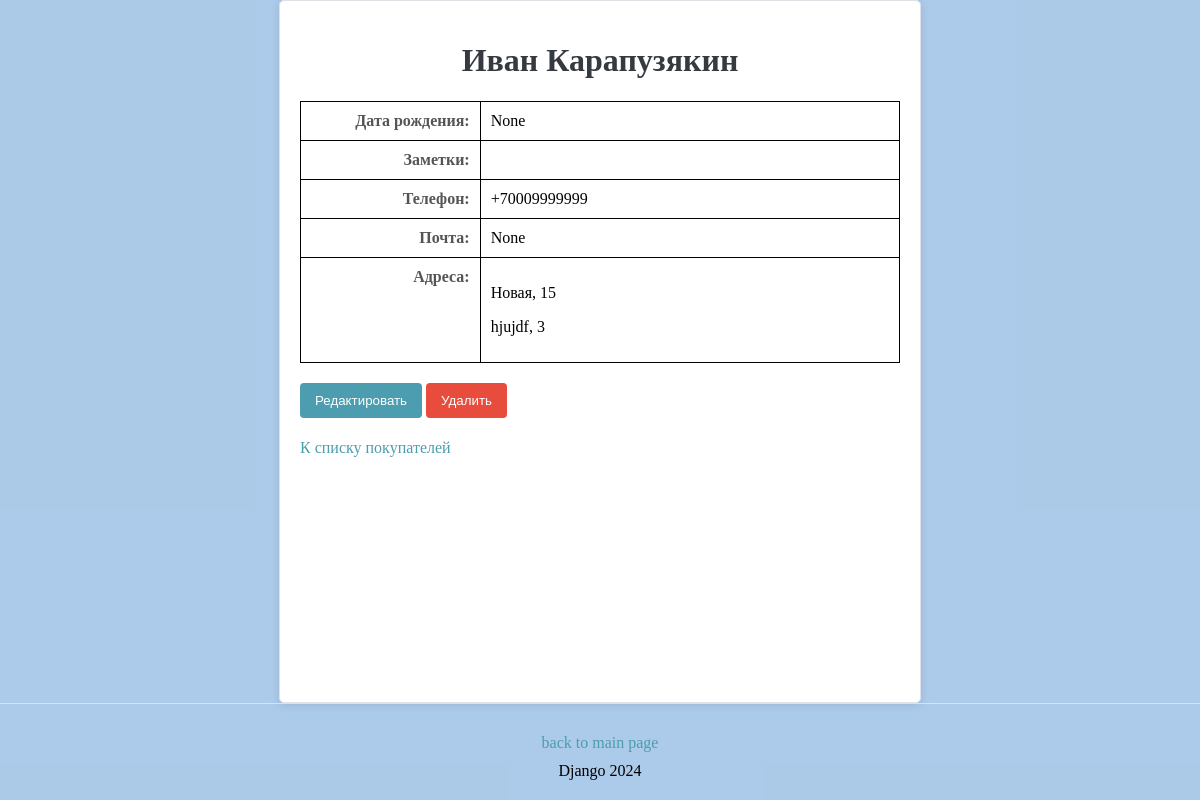
Page /buyers/23/ on the committed database.
### buyers/models.py (models this page shows, shortened)
class Buyer(AbstractBaseUser, PermissionsMixin):
    first_name = models.CharField(max_length=255)
    last_name = models.CharField(max_length=255, blank=True, null=True)
    date_of_birth = models.DateField(blank=True, null=True)
    special_notes = models.TextField(blank=True, null=True)
    phone_number = models.CharField(
        max_length=12, unique=True,
        validators=[
            RegexValidator(
                regex=r'^\+7\d{10}$',
                message="Введите корректный номер телефона (например, +79991234567)."
            )
        ]
    )
    password = models.CharField(max_length=128)
    email = models.EmailField(unique=True, blank=True, null=True)
    addresses = models.ManyToManyField(Address, related_name="buyers",
                                       blank=True)
    is_active = models.BooleanField(default=True)
    is_staff = models.BooleanField(default=False)
    groups = models.ManyToManyField(
        Group,
        related_name='buyer_set',  # Указываем уникальное имя для связи
        blank=True
    )
    user_permissions = models.ManyToManyField(
        Permission,
        related_name='buyer_permissions',  # Указываем уникальное имя для связи
        blank=True
    )
    objects = BuyerManager()  # Обеспечьте, что BuyerManager настроен правильно для модели пользователя
    USERNAME_FIELD = 'phone_number'
    REQUIRED_FIELDS = []

class Address(models.Model):
    street = models.CharField(max_length=255)
    house_number = models.CharField(max_length=10)

### buyers/views.py (the view)
# urls.py: path('<int:pk>/', buyer_detail, name='buyer_detail'),
def buyer_detail(request, pk):
    buyer = get_object_or_404(Buyer, pk=pk)
    return render(request, 'buyers/buyer_detail.html', {'buyer': buyer})

### templates/buyers/buyer_detail.html (shortened to what this page needs)
{% load static %}
<!DOCTYPE html>
<html lang="en">
<head>
    <link rel="stylesheet" href="{% static 'buyer/buyer.css' %}">
    <link rel="stylesheet" href="{% static 'other/other.css' %}">
</head>
<body>
<div class="form-container">
    <h1>{{ buyer.first_name }} {{ buyer.last_name }}</h1>
    <table class="detail-table">
        <tr>
            <td class="label">Дата рождения:</td>
            <td>{{ buyer.date_of_birth }}</td>
        </tr>
        <tr>
            <td class="label">Заметки:</td>
            <td class="special-notes">{{ buyer.special_notes }}</td>
        </tr>
        <tr>
            <td class="label">Телефон:</td>
            <td>{{ buyer.phone_number }}</td>
        </tr>
        <tr>
            <td class="label">Почта:</td>
            <td>{{ buyer.email }}</td>
        </tr>
        <tr>
            <td class="label">Адреса:</td>
            <td>
                {% for address in buyer.addresses.all %}
                    <p>{{ address.street }}, {{ address.house_number }}</p>
                {% empty %}
                    <p>No addresses available.</p>
                {% endfor %}
            </td>
        </tr>
    </table>
    <div>
        <form action="{% url 'buyers:buyer_update' buyer.id %}"
              method="GET"
              style="display:inline;">
            <button type="submit" class="button">Редактировать</button>
        </form>
        <form action="{% url 'buyers:buyer_delete' buyer.id %}"
              method="GET"
              style="display:inline;">
            <button type="submit" class="delete-button">Удалить</button>
        </form>
    </div>
    <a href="{% url 'buyers:buyer_list' %}" class="back-button">К списку
        покупателей</a>
</div>
<footer>
    <a href="{% url 'main' %}" class="footer-button">back to main page</a>
    <p>Django 2024</p>
</footer>
</body>
</html>

### static/buyer/buyer.css (style rules this page uses)
html, body { height: 100%; margin: 0; background-color: rgba(129, 175, 221, 0.42); display: flex; flex-direction: column; }
table, th, td { border: 1px solid black; border-collapse: collapse; padding: 8px; }
.form-container { flex: 1; max-width: 1000px; margin: 0 auto; padding: 20px; background-color: #ffffff; border: 1px solid #dee2e6; border-radius: 5px; box-shadow: 0 2px 10px rgba(0, 0, 0, 0.1); }
form { display: grid; gap: 20px; }
div { margin-bottom: 1px; }
h1, h3 { text-align: center; color: #343a40; }
button { background-color: #4c9daf; color: white; padding: 10px 15px; border: none; border-radius: 4px; cursor: pointer; }
.back-button { display: inline-block; margin-top: 20px; text-decoration: none; color: #4c9daf; }
.delete-button { background-color: #e74c3c; color: white; padding: 10px 15px; border: none; border-radius: 4px; cursor: pointer; }
.detail-table { width: 600px; margin-top: 20px; margin-bottom: 20px; }
.detail-table td { padding: 10px; vertical-align: top; }
.detail-table .label { font-weight: bold; text-align: right; width: 30%; color: #555; }
.special-notes { max-width: 300px; white-space: normal; word-wrap: break-word; }

### static/other/other.css (style rules this page uses)
footer { display: flex; flex-direction: column; justify-content: center; align-items: center; width: 100%; text-align: center; padding: 20px 0; background-color: transparent; border-top: 1px solid #dee2e6; margin-top: auto; }
footer p { margin: 0; padding: 0; }
.footer-button { color: #4c9daf; background-color: transparent; padding: 10px 20px; text-decoration: none; border-radius: 5px; font-size: 16px; }

### rows in the picture
Buyer: first_name "Иван", last_name "Карапузякин", date_of_birth "None", phone_number "+70009999999", email "None"
Address: street "Новая", house_number "15"
Address: street "hjujdf", house_number "3"
